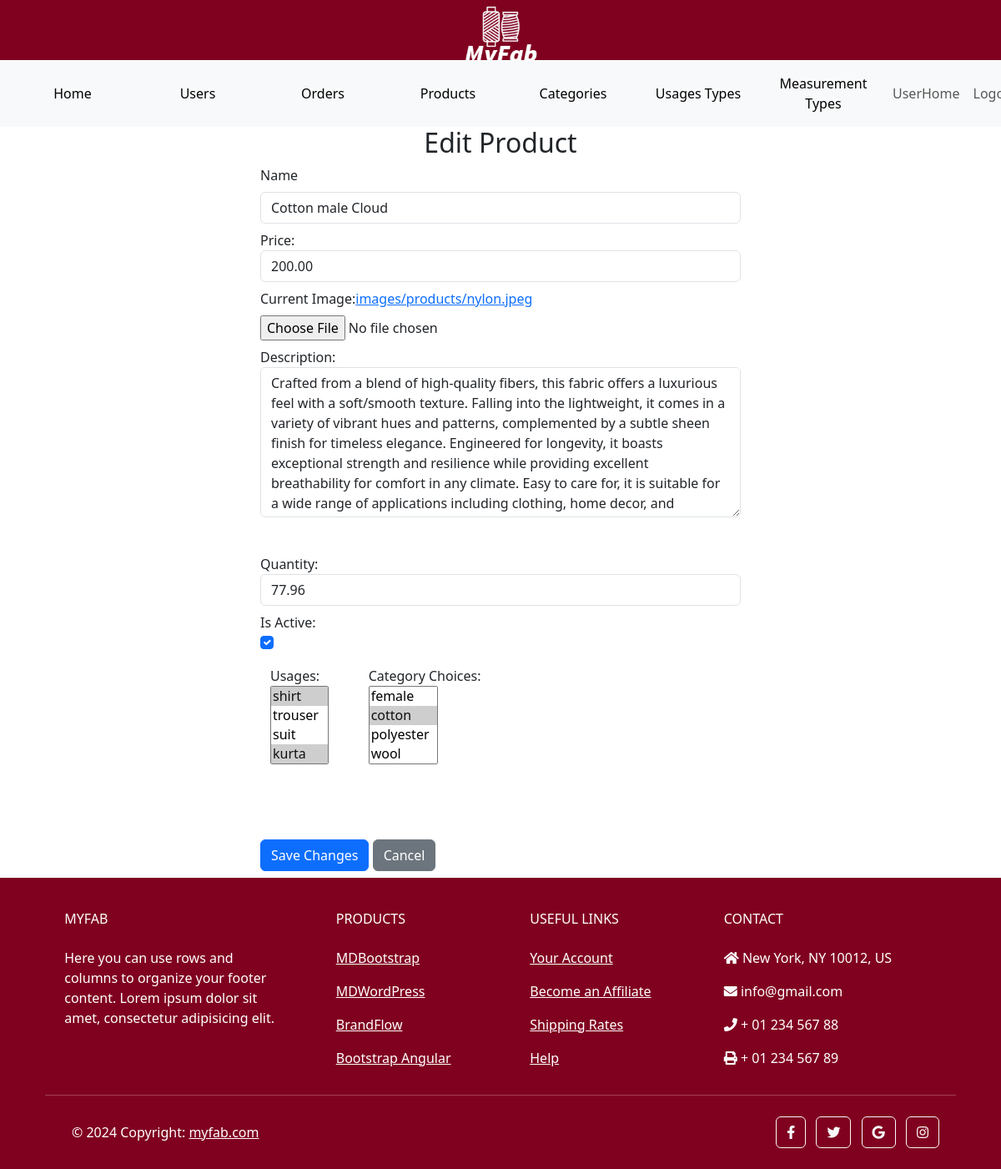
/custom_admin/products/8/edit/ (signed in), run on an earlier commit of the app's database.
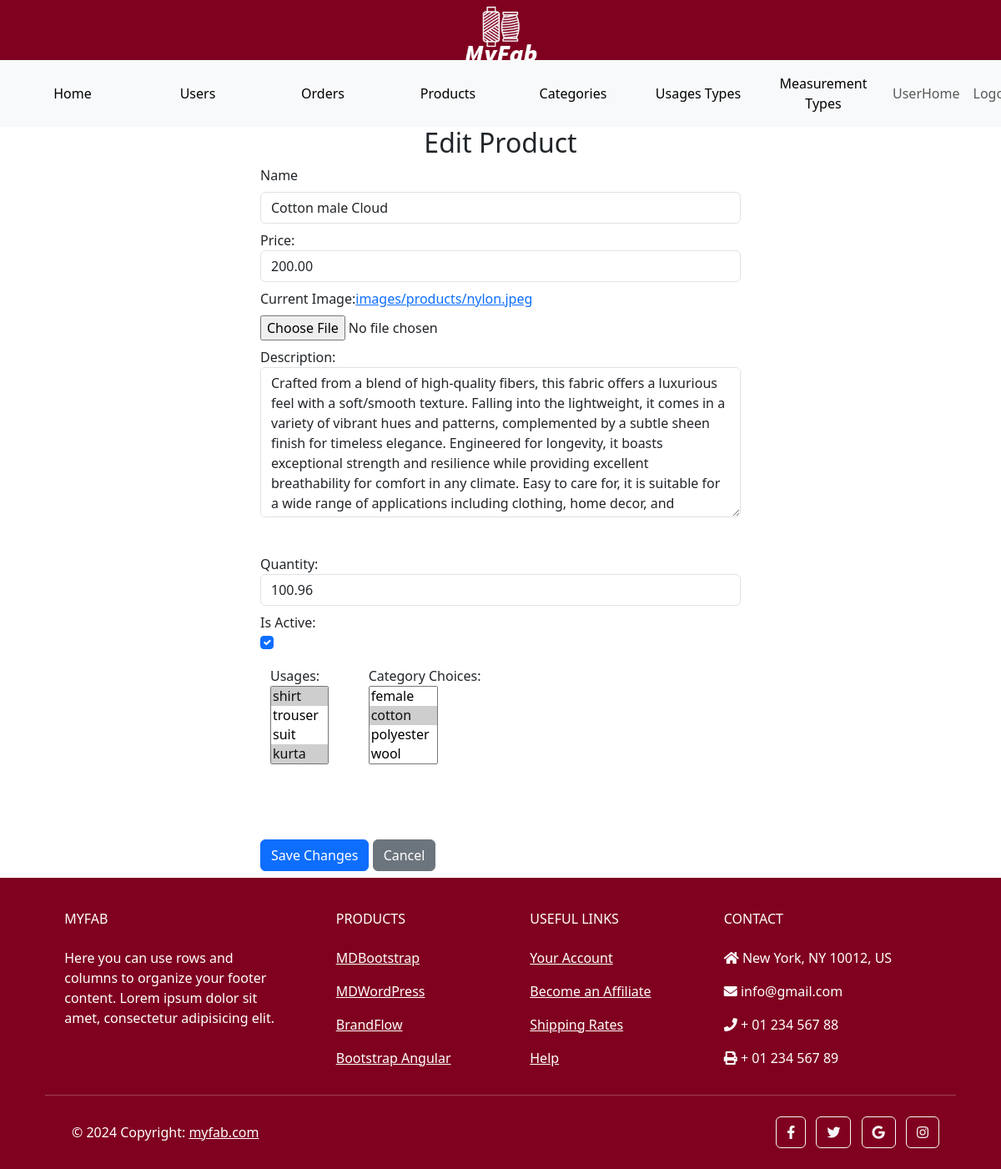
And on a later commit of the database.
### main/models.py (models this page shows, shortened)
class Product(models.Model):
    name = models.CharField(max_length=255, unique=True, blank=False, null=False)
    price = models.DecimalField(max_digits=10, decimal_places=2, default=0, validators=[MinValueValidator(0)])
    image = models.ImageField(upload_to='images/products')
    description = models.TextField(blank=True)
    qty = models.DecimalField(max_digits=10, decimal_places=2, default=0, validators=[MinValueValidator(0)])
    add_date = models.DateField(auto_now_add=True)
    is_active = models.BooleanField(default=True)
    usages = models.ManyToManyField(Usage)
    category_choices = models.ManyToManyField(CategoryChoice)

### custom_admin/views.py (the view, shortened to what this page needs)
# urls.py: path('products/<int:pk>/edit/', AdminProductEdit.as_view(), name = 'admin_product_edit'),
class AdminProductEdit(UpdateView):
    model = Product
    fields = ['name', 'price', 'image', 'description', 'qty', 'is_active', 'usages', 'category_choices']
    template_name = 'admin_product_edit.html'
    def get_context_data(self, **kwargs):
        context = super().get_context_data(**kwargs)
        context['previous_url'] = self.request.META.get('HTTP_REFERER', reverse('custom_admin:admin_products'))
        return context

### main/models.py (called while the page is built)
    def __str__(self):
        return self.name

    def __str__(self):
        return self.name

### templates/admin_product_edit.html (shortened to what the changed rows need)
{% extends 'admin_base.html' %}
{% load static %}
{% block content %}
    <div class="container w-50">
        <h2 class="text-center">Edit Product</h2>
        <form method="post" enctype="multipart/form-data">
            <div class="form-group my-2">
                <label for="id_name" class="form-label">Name</label>
                <input type="text" class="form-control" id="id_name" name="name" value="{{ object.name }}">
            </div>
            <div class="form-group my-2">
                <label for="id_price">Price:</label>
                <input type="number" class="form-control price-input" id="id_price" name="price" step="0.01" value="{{ object.price }}">
            </div>
            <div class="form-group my-2">
                <label for="id_image">Current Image:<a href="{{ object.image.url }}" target="_blank">{{ object.image }}</a></label>
            </div>
            <div class="form-group my-2" style="height: 30vh;">
                <label for="id_description">Description:</label>
                <textarea class="form-control h-75" id="id_description" name="description">{{ object.description }}</textarea>
            </div>
            <div class="form-group my-2">
                <label for="id_qty">Quantity:</label>
                <input type="number" class="form-control" id="id_qty" name="qty" value="{{ object.qty }}">
            </div>
            <div class="form-group my-2">
                <div class="form-check">
                    <input type="checkbox" class="form-check-input" id="id_is_active" name="is_active" {% if object.is_active %}checked{% endif %}>
                </div>
            </div>
        </form>
    </div>
{% endblock content %}

What changed in the data, as far as the page shows it:
changed Product "images/products/nylon.jpeg": qty "77.96" → "100.96"
